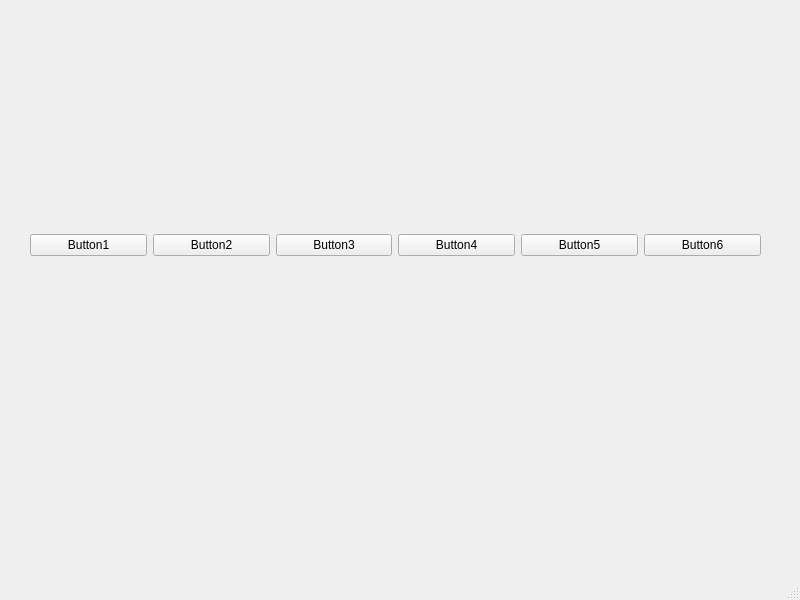
<?xml version="1.0" encoding="UTF-8"?>
<ui version="4.0">
 <class>MainWindow</class>
 <widget class="QMainWindow" name="MainWindow">
  <property name="geometry">
   <rect>
    <x>0</x>
    <y>0</y>
    <width>800</width>
    <height>600</height>
   </rect>
  </property>
  <property name="windowTitle">
   <string>MainWindow</string>
  </property>
  <widget class="QWidget" name="centralwidget">
   <widget class="QWidget" name="">
    <property name="geometry">
     <rect>
      <x>30</x>
      <y>190</y>
      <width>731</width>
      <height>111</height>
     </rect>
    </property>
    <layout class="QHBoxLayout" name="horizontalLayout">
     <item>
      <widget class="QPushButton" name="pushButton">
       <property name="text">
        <string>Button1</string>
       </property>
      </widget>
     </item>
     <item>
      <widget class="QPushButton" name="pushButton_2">
       <property name="text">
        <string>Button2</string>
       </property>
      </widget>
     </item>
     <item>
      <widget class="QPushButton" name="pushButton_3">
       <property name="text">
        <string>Button3</string>
       </property>
      </widget>
     </item>
     <item>
      <widget class="QPushButton" name="pushButton_4">
       <property name="text">
        <string>Button4</string>
       </property>
      </widget>
     </item>
     <item>
      <widget class="QPushButton" name="pushButton_5">
       <property name="text">
        <string>Button5</string>
       </property>
      </widget>
     </item>
     <item>
      <widget class="QPushButton" name="pushButton_6">
       <property name="text">
        <string>Button6</string>
       </property>
      </widget>
     </item>
    </layout>
   </widget>
  </widget>
  <widget class="QMenuBar" name="menubar">
   <property name="geometry">
    <rect>
     <x>0</x>
     <y>0</y>
     <width>800</width>
     <height>25</height>
    </rect>
   </property>
  </widget>
  <widget class="QStatusBar" name="statusbar"/>
 </widget>
 <resources/>
 <connections/>
</ui>
